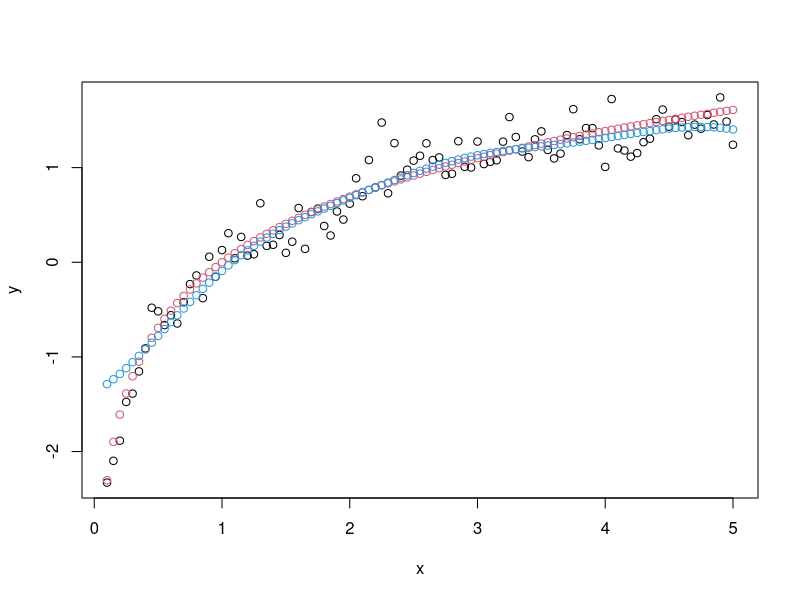
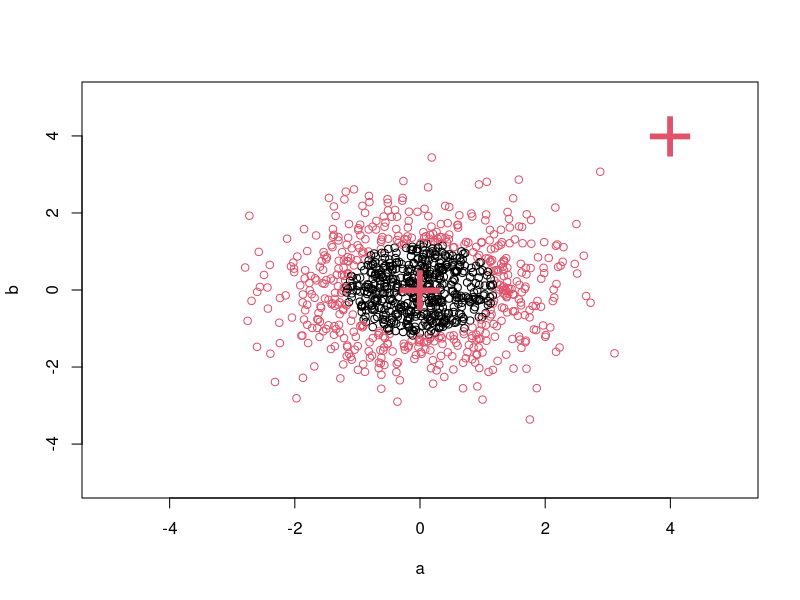

The R source for these figures, in order:
# r2py crawler metadata
# package: e1071
# source_type: rd_example
# topic: predict.svm.Rd
# source_file: C:\Users\bened\AppData\Local\R\win-library\4.5\e1071\help
# lines: 62

suppressPackageStartupMessages(library(e1071))
data(iris)
attach(iris)

## classification mode
# default with factor response:
model <- svm(Species ~ ., data = iris)

# alternatively the traditional interface:
x <- subset(iris, select = -Species)
y <- Species
model <- svm(x, y, probability = TRUE) 

print(model)
summary(model)

# test with train data
pred <- predict(model, x)
# (same as:)
pred <- fitted(model)

# compute decision values and probabilites
pred <- predict(model, x, decision.values = TRUE, probability = TRUE)
attr(pred, "decision.values")[1:4,]
attr(pred, "probabilities")[1:4,]

## try regression mode on two dimensions

# create data
x <- seq(0.1, 5, by = 0.05)
y <- log(x) + rnorm(x, sd = 0.2)

# estimate model and predict input values
m   <- svm(x, y)
new <- predict(m, x)

# visualize
plot   (x, y)
points (x, log(x), col = 2)
points (x, new, col = 4)

## density-estimation

# create 2-dim. normal with rho=0:
X <- data.frame(a = rnorm(1000), b = rnorm(1000))
attach(X)

# traditional way:
m <- svm(X, gamma = 0.1)

# formula interface:
m <- svm(~., data = X, gamma = 0.1)
# or:
m <- svm(~ a + b, gamma = 0.1)

# test:
newdata <- data.frame(a = c(0, 4), b = c(0, 4))
predict (m, newdata)

# visualize:
plot(X, col = 1:1000 %in% m$index + 1, xlim = c(-5,5), ylim=c(-5,5))
points(newdata, pch = "+", col = 2, cex = 5)
